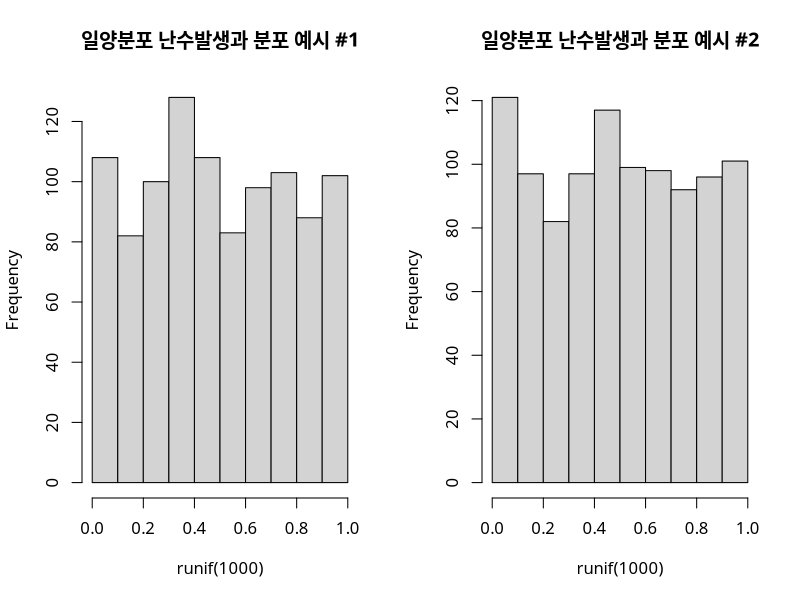
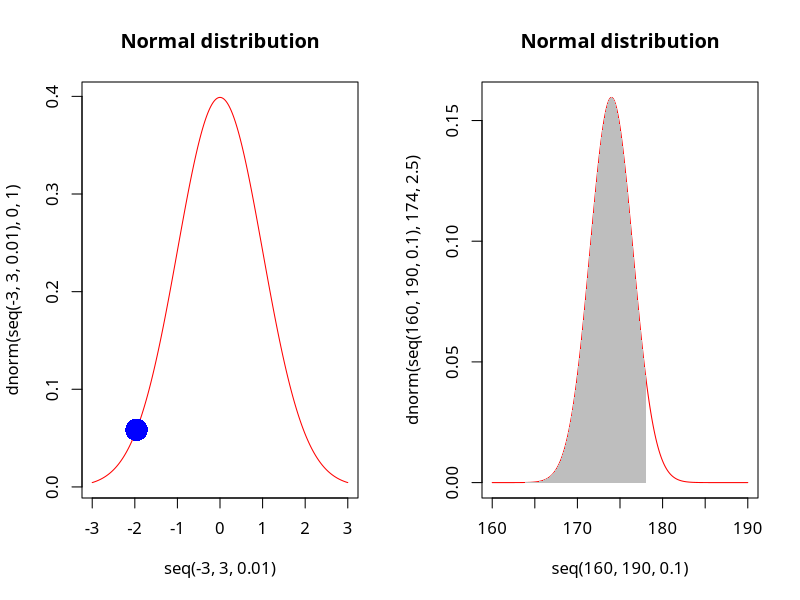
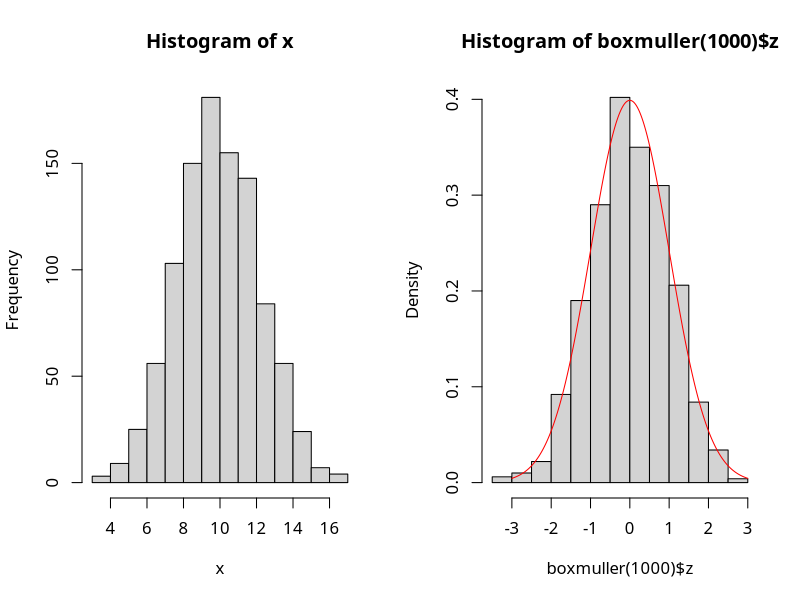

Reproduce these figures in R, in order.
## ---- chunk 1
graphics.off()
rm(list = ls())
gc()

options(kableExtra.auto_format = FALSE)

# knitr::opts_chunk$set(echo = FALSE, message = FALSE, warning = FALSE,
knitr::opts_chunk$set(echo = TRUE, message = TRUE, warning = TRUE,
                      fig.align = "center", fig.width = 7, fig.retina = 2,
                      dpi = 96)

#theme_set(theme_bw())

## ---- chunk 2
par(mfrow=c(1,2), family = "AppleGothic")
hist(runif(1000), main = "일양분포 난수발생과 분포 예시 #1")
hist(runif(1000), main = "일양분포 난수발생과 분포 예시 #2")
## ---- chunk 3
p <- c(0.25, 0.5, 0.75)
dunif(p)
## ---- chunk 4
qunif(p)
## ---- chunk 5
punif(0.8) #0.8보다 같거나 작을 확률
## ---- chunk 6
1-pnorm(80, 70, 5) # 1- 80점 이하일 확률
## ---- chunk 7
qnorm(0.025)
## ---- chunk 8
plot(seq(-3,3, 0.01), dnorm(seq(-3,3,0.01), 0, 1), type = "l", col = "red", main = "Normal distribution")
points(qnorm(0.025), dnorm(qnorm(0.025)), col = "blue", cex = 3, pch = 16)
## ---- chunk 9
dnorm(c(-1,0,1))
## ---- chunk 10
pnorm(c(-2.54, -1.96, 0, 1.96, 2.54))
## ---- chunk 11
qnorm(0.95, 174, 2.5)
## ---- chunk 12
plot(seq(160, 190, 0.1), dnorm(seq(160,190, 0.1), 174, 2.5), type = "l", col = "red", main = "Normal distribution")

##색칠할 범위 설정하기
areaX=seq(160, qnorm(0.95, 174, 2.5), 0.1)
areaY=dnorm(areaX, 174, 2.5)

##폴리곤 함수에 사용할 수 있도록 데이터 가공하기
xp=c(areaX,rev(areaX))
yp=c(rep(0,length(areaY)),rev(areaY))

##폴리곤 함수 그리기
polygon(xp,yp,col="gray",border=NA)
## ---- chunk 13
x <- rnorm(1000, 10, sqrt(5))
mean(x)
var(x)
hist(x)
## ---- chunk 14
boxmuller <- function(size){
  
  if(size%%2==0){
    nn <- size/2
  } else {
    nn <- (size+1)/2
  } #end else-if
  
  u1 <- runif(nn)
  u2 <- runif(nn)
  
  z1 <- sqrt(-2*log(u1))*cos(2*pi*u2)
  z2 <- sqrt(-2*log(u1))*sin(2*pi*u2)
  
  z <- c(z1, z2)
  
  if(size%%2 != 0){
    z <- z[-1]
  } #end if
  
  list(z=z)
} #end function
## ---- chunk 15
hist(boxmuller(1000)$z, prob=T)
lines(x <- seq(-3,3,by=0.02),dnorm(x),col="red")
## ---- chunk 16
x <- boxmuller(10000)$z
p <- seq(0.1, 0.9, by=0.1)
quantile(x, probs = p)
## ---- chunk 17
qnorm(p)
## ---- chunk 18
quantile(x, probs = p) - qnorm(p) #차이 계산
